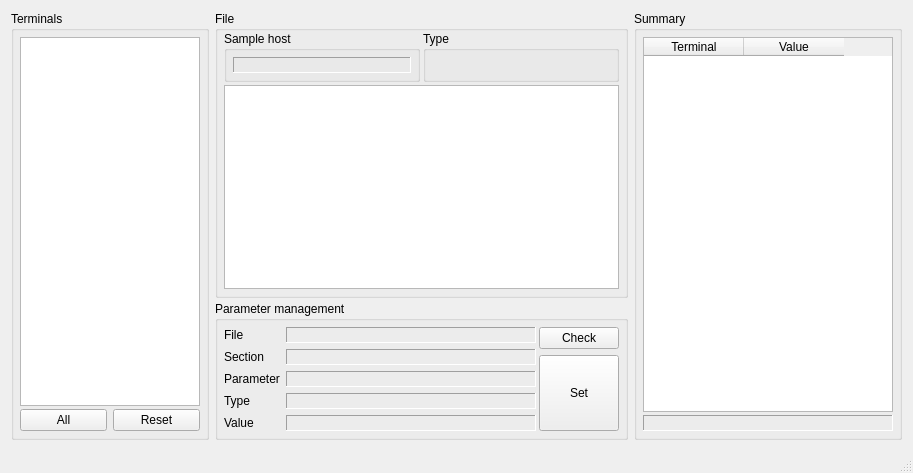
<?xml version="1.0" encoding="UTF-8"?>
<ui version="4.0">
 <class>MainWindow</class>
 <widget class="QMainWindow" name="MainWindow">
  <property name="geometry">
   <rect>
    <x>0</x>
    <y>0</y>
    <width>913</width>
    <height>473</height>
   </rect>
  </property>
  <property name="windowTitle">
   <string>MainWindow</string>
  </property>
  <property name="windowIcon">
   <iconset resource="resource.qrc">
    <normaloff>:/new/icon/LITENING.ICO</normaloff>:/new/icon/LITENING.ICO</iconset>
  </property>
  <widget class="QWidget" name="centralWidget">
   <layout class="QHBoxLayout" name="horizontalLayout">
    <item>
     <widget class="QGroupBox" name="groupBox">
      <property name="sizePolicy">
       <sizepolicy hsizetype="Preferred" vsizetype="Preferred">
        <horstretch>0</horstretch>
        <verstretch>0</verstretch>
       </sizepolicy>
      </property>
      <property name="title">
       <string>Terminals</string>
      </property>
      <layout class="QVBoxLayout" name="verticalLayout_2">
       <property name="spacing">
        <number>3</number>
       </property>
       <property name="margin">
        <number>6</number>
       </property>
       <item>
        <widget class="QListWidget" name="lwTerm">
         <property name="sizePolicy">
          <sizepolicy hsizetype="Preferred" vsizetype="Expanding">
           <horstretch>0</horstretch>
           <verstretch>0</verstretch>
          </sizepolicy>
         </property>
         <property name="selectionMode">
          <enum>QAbstractItemView::ExtendedSelection</enum>
         </property>
        </widget>
       </item>
       <item>
        <layout class="QHBoxLayout" name="horizontalLayout_2">
         <property name="topMargin">
          <number>0</number>
         </property>
         <item>
          <widget class="QPushButton" name="pbAll">
           <property name="text">
            <string>All</string>
           </property>
          </widget>
         </item>
         <item>
          <widget class="QPushButton" name="pbReset">
           <property name="text">
            <string>Reset</string>
           </property>
          </widget>
         </item>
        </layout>
       </item>
      </layout>
     </widget>
    </item>
    <item>
     <layout class="QVBoxLayout" name="verticalLayout">
      <property name="spacing">
       <number>3</number>
      </property>
      <item>
       <widget class="QGroupBox" name="groupBox_2">
        <property name="sizePolicy">
         <sizepolicy hsizetype="Expanding" vsizetype="Preferred">
          <horstretch>0</horstretch>
          <verstretch>0</verstretch>
         </sizepolicy>
        </property>
        <property name="title">
         <string>File</string>
        </property>
        <layout class="QVBoxLayout" name="verticalLayout_3">
         <property name="spacing">
          <number>3</number>
         </property>
         <property name="leftMargin">
          <number>6</number>
         </property>
         <property name="topMargin">
          <number>0</number>
         </property>
         <property name="rightMargin">
          <number>6</number>
         </property>
         <property name="bottomMargin">
          <number>6</number>
         </property>
         <item>
          <layout class="QHBoxLayout" name="horizontalLayout_3">
           <property name="spacing">
            <number>3</number>
           </property>
           <property name="topMargin">
            <number>0</number>
           </property>
           <property name="rightMargin">
            <number>0</number>
           </property>
           <item>
            <widget class="QGroupBox" name="groupBox_6">
             <property name="minimumSize">
              <size>
               <width>0</width>
               <height>0</height>
              </size>
             </property>
             <property name="title">
              <string>Sample host</string>
             </property>
             <layout class="QVBoxLayout" name="verticalLayout_6">
              <property name="spacing">
               <number>3</number>
              </property>
              <property name="margin">
               <number>6</number>
              </property>
              <item>
               <widget class="QLabel" name="lbSelect">
                <property name="frameShape">
                 <enum>QFrame::Panel</enum>
                </property>
                <property name="frameShadow">
                 <enum>QFrame::Sunken</enum>
                </property>
                <property name="text">
                 <string/>
                </property>
               </widget>
              </item>
             </layout>
            </widget>
           </item>
           <item>
            <widget class="QGroupBox" name="gbType">
             <property name="title">
              <string>Type</string>
             </property>
             <layout class="QHBoxLayout" name="horizontalLayout_5">
              <property name="spacing">
               <number>3</number>
              </property>
              <property name="margin">
               <number>6</number>
              </property>
             </layout>
            </widget>
           </item>
          </layout>
         </item>
         <item>
          <widget class="QListWidget" name="lwFile"/>
         </item>
        </layout>
       </widget>
      </item>
      <item>
       <widget class="QGroupBox" name="groupBox_4">
        <property name="minimumSize">
         <size>
          <width>0</width>
          <height>0</height>
         </size>
        </property>
        <property name="title">
         <string>Parameter management</string>
        </property>
        <layout class="QHBoxLayout" name="horizontalLayout_4">
         <property name="spacing">
          <number>3</number>
         </property>
         <property name="margin">
          <number>6</number>
         </property>
         <item>
          <layout class="QFormLayout" name="formLayout">
           <item row="0" column="0">
            <widget class="QLabel" name="label_3">
             <property name="text">
              <string>File</string>
             </property>
            </widget>
           </item>
           <item row="0" column="1">
            <widget class="QLabel" name="lbFile">
             <property name="minimumSize">
              <size>
               <width>250</width>
               <height>0</height>
              </size>
             </property>
             <property name="frameShape">
              <enum>QFrame::Panel</enum>
             </property>
             <property name="frameShadow">
              <enum>QFrame::Sunken</enum>
             </property>
             <property name="text">
              <string/>
             </property>
             <property name="alignment">
              <set>Qt::AlignRight|Qt::AlignTrailing|Qt::AlignVCenter</set>
             </property>
            </widget>
           </item>
           <item row="1" column="0">
            <widget class="QLabel" name="label_5">
             <property name="text">
              <string>Section</string>
             </property>
            </widget>
           </item>
           <item row="1" column="1">
            <widget class="QLabel" name="lbSect">
             <property name="frameShape">
              <enum>QFrame::Panel</enum>
             </property>
             <property name="frameShadow">
              <enum>QFrame::Sunken</enum>
             </property>
             <property name="text">
              <string/>
             </property>
             <property name="alignment">
              <set>Qt::AlignRight|Qt::AlignTrailing|Qt::AlignVCenter</set>
             </property>
            </widget>
           </item>
           <item row="2" column="0">
            <widget class="QLabel" name="label_7">
             <property name="text">
              <string>Parameter</string>
             </property>
            </widget>
           </item>
           <item row="2" column="1">
            <widget class="QLabel" name="lbParam">
             <property name="frameShape">
              <enum>QFrame::Panel</enum>
             </property>
             <property name="frameShadow">
              <enum>QFrame::Sunken</enum>
             </property>
             <property name="text">
              <string/>
             </property>
             <property name="alignment">
              <set>Qt::AlignRight|Qt::AlignTrailing|Qt::AlignVCenter</set>
             </property>
            </widget>
           </item>
           <item row="3" column="0">
            <widget class="QLabel" name="label_9">
             <property name="text">
              <string>Type</string>
             </property>
            </widget>
           </item>
           <item row="3" column="1">
            <widget class="QLabel" name="lbType">
             <property name="frameShape">
              <enum>QFrame::Panel</enum>
             </property>
             <property name="frameShadow">
              <enum>QFrame::Sunken</enum>
             </property>
             <property name="text">
              <string/>
             </property>
             <property name="alignment">
              <set>Qt::AlignRight|Qt::AlignTrailing|Qt::AlignVCenter</set>
             </property>
            </widget>
           </item>
           <item row="4" column="0">
            <widget class="QLabel" name="label_11">
             <property name="text">
              <string>Value</string>
             </property>
            </widget>
           </item>
           <item row="4" column="1">
            <widget class="QLabel" name="lbValue">
             <property name="frameShape">
              <enum>QFrame::Panel</enum>
             </property>
             <property name="frameShadow">
              <enum>QFrame::Sunken</enum>
             </property>
             <property name="text">
              <string/>
             </property>
             <property name="alignment">
              <set>Qt::AlignRight|Qt::AlignTrailing|Qt::AlignVCenter</set>
             </property>
            </widget>
           </item>
          </layout>
         </item>
         <item>
          <layout class="QVBoxLayout" name="verticalLayout_5">
           <item>
            <widget class="QPushButton" name="pbCheck">
             <property name="maximumSize">
              <size>
               <width>250</width>
               <height>16777215</height>
              </size>
             </property>
             <property name="text">
              <string>Check</string>
             </property>
            </widget>
           </item>
           <item>
            <widget class="QPushButton" name="pbSet">
             <property name="sizePolicy">
              <sizepolicy hsizetype="Minimum" vsizetype="Preferred">
               <horstretch>0</horstretch>
               <verstretch>0</verstretch>
              </sizepolicy>
             </property>
             <property name="maximumSize">
              <size>
               <width>250</width>
               <height>16777215</height>
              </size>
             </property>
             <property name="text">
              <string>Set</string>
             </property>
            </widget>
           </item>
          </layout>
         </item>
        </layout>
       </widget>
      </item>
     </layout>
    </item>
    <item>
     <widget class="QGroupBox" name="groupBox_3">
      <property name="title">
       <string>Summary</string>
      </property>
      <layout class="QVBoxLayout" name="verticalLayout_4">
       <property name="spacing">
        <number>3</number>
       </property>
       <property name="margin">
        <number>6</number>
       </property>
       <item>
        <widget class="QTableWidget" name="twSumm">
         <property name="sizePolicy">
          <sizepolicy hsizetype="Preferred" vsizetype="Expanding">
           <horstretch>0</horstretch>
           <verstretch>0</verstretch>
          </sizepolicy>
         </property>
         <property name="minimumSize">
          <size>
           <width>250</width>
           <height>0</height>
          </size>
         </property>
         <column>
          <property name="text">
           <string>Terminal</string>
          </property>
         </column>
         <column>
          <property name="text">
           <string>Value</string>
          </property>
         </column>
        </widget>
       </item>
       <item>
        <widget class="QLabel" name="lbResult">
         <property name="frameShape">
          <enum>QFrame::Panel</enum>
         </property>
         <property name="frameShadow">
          <enum>QFrame::Sunken</enum>
         </property>
         <property name="text">
          <string/>
         </property>
         <property name="alignment">
          <set>Qt::AlignCenter</set>
         </property>
        </widget>
       </item>
      </layout>
     </widget>
    </item>
   </layout>
  </widget>
  <widget class="QStatusBar" name="statusBar"/>
 </widget>
 <layoutdefault spacing="6" margin="11"/>
 <resources>
  <include location="resource.qrc"/>
 </resources>
 <connections/>
</ui>
